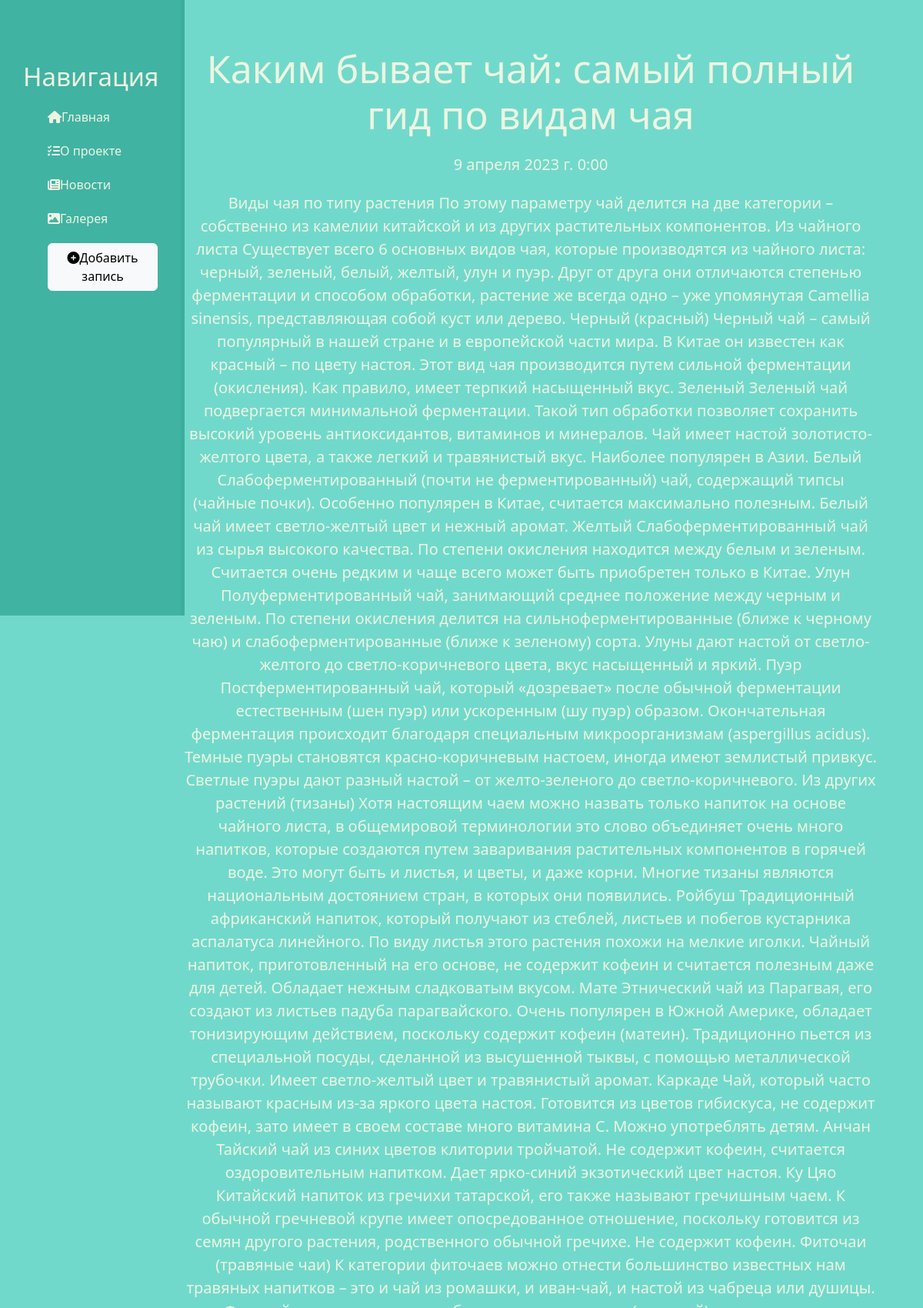
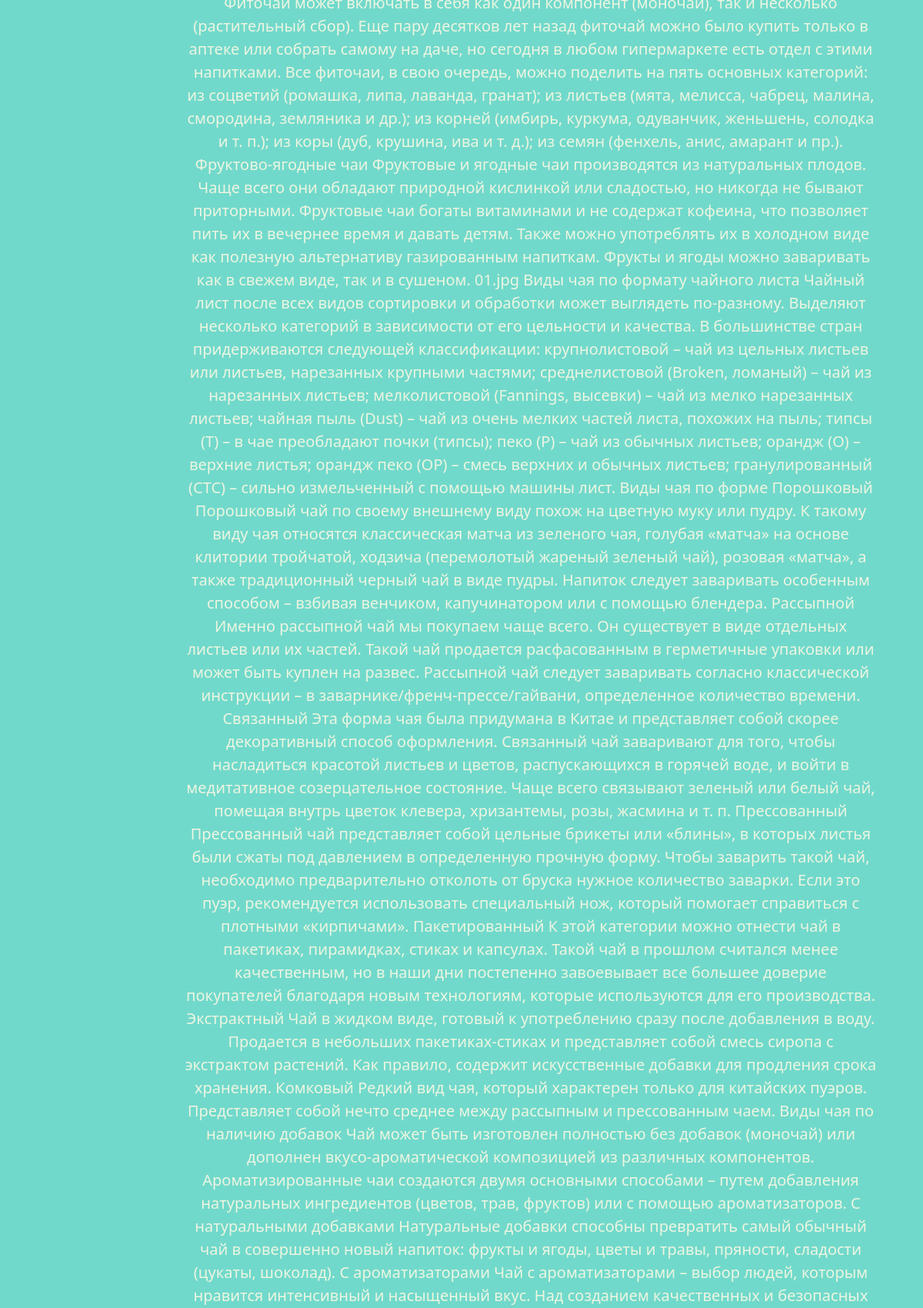
/news/6 (upper part), run on the app's committed database (2 pictures, top to bottom).
### news/models.py (models this page shows, shortened)
class Articles(models.Model):
    title = models.CharField('Название', max_length=50)
    anons = models.CharField('Анонс', max_length=250)
    full_text = models.TextField('Статья')
    date = models.DateTimeField('Дата публикации')
    class Meta:
        verbose_name = 'Новость'
        verbose_name_plural = 'Новости'

### news/views.py (the view)
# urls.py: path('<int:pk>', views.NewsDetailView.as_view(), name='news-detail'),
class NewsDetailView(DetailView):
    model = Articles
    template_name = 'news/details_view.html'
    context_object_name = 'article'

### news/templates/news/details_view.html (shortened to what this page needs)
{% extends 'main/layout.html' %}
{% block content %}
    <div class="features">
        <h1>{{ article.title }}</h1>
        <p>{{ article.date }}</p>
        <p>{{ article.full_text }}</p>
    </div>
{% endblock %}

### main/static/main/css/main.css (style rules this page uses)
body { background-color: #71D9CB; overflow: auto; }
main .features { float: left; color: #EDF5E1; margin-top: 59px; width: 75%; text-align: center; margin-bottom: 59px; }
main .features h1 { font-size: 50px; }
main .features p { max-width: 1000px; margin: 20px auto; font-size: 20px; text-align: center; }

### data on the page
Articles: title "Каким бывает чай: самый полный гид по видам чая", date "9 апреля 2023 г. 0:00"
